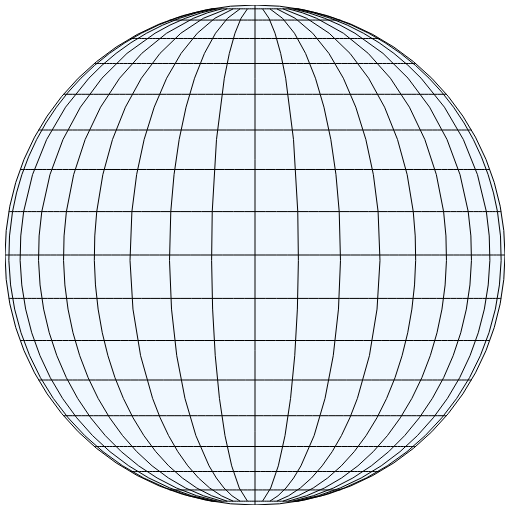

The Vega-Lite source for this figure:
### Vega-Lite specification from a JSON file in a GitHub repository (floating-point values rounded to 4 significant figures)
{"$schema": "https://vega.github.io/schema/vega-lite/v3.json", "width": 500, "height": 500, "layer": [{"data": {"sphere": true}, "mark": {"type": "geoshape", "fill": "aliceblue"}, "projection": {"type": "orthographic", "scale": 250, "translate": [250, 250]}}, {"data": {"graticule": true}, "mark": {"type": "geoshape", "stroke": "black"}, "projection": {"type": "orthographic", "scale": 250, "translate": [250, 250]}}]}
